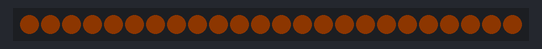
A sketch run on a simulated Arduino Uno, built with avr-gcc and run on an emulated ATmega328P. Parts: 24 RGB LEDs in strip order, left to right. Dim RGB values are drawn brighter than linear; random numbers use the default seed unless the sketch sets one.

Above: at 3.08 s.
At 13.15 s:
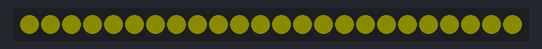
At 18.14 s:
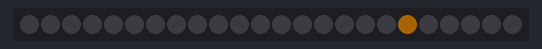
At 22.82 s:
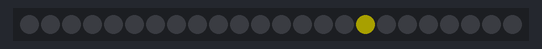
At 33.43 s:
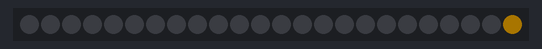
At 39.79 s:
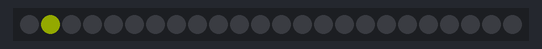

The sketch:

fastled-jack-o-lantern.ino
```cpp
// Based on the FastLED "100-lines-of-code" demo reel, showing just a few
// of the kinds of animation patterns you can quickly and easily
// compose using FastLED.
//
// This example also shows one easy way to define multiple
// animations patterns and have them automatically rotate.
//
// -Mark Kriegsman, December 2014

#include "FastLED.h"

#if FASTLED_VERSION < 3001000
#error "Requires FastLED 3.1 or later; check github for latest code."
#endif

#define DATA_PIN    0
#define LED_TYPE    WS2812B
#define COLOR_ORDER GRB
#define NUM_LEDS    24
#define BRIGHTNESS  64
#define FPS         60

#define ARRAY_SIZE(A) (sizeof(A) / sizeof((A)[0]))

CRGB leds[NUM_LEDS];

void setup() {
  delay(3000); // 3 second delay for recovery

  // tell FastLED about the LED strip configuration
  FastLED.addLeds<LED_TYPE, DATA_PIN, COLOR_ORDER>(leds, NUM_LEDS).setCorrection(TypicalLEDStrip);

  // set master brightness control
  FastLED.setBrightness(BRIGHTNESS);
}

typedef void (*SimplePatternList[])();

// List of patterns to cycle through.  Each is defined as a separate function below.
SimplePatternList gPatterns = { pulse, randomSparks };

uint8_t gCurrentPatternNumber = 0; // Index number of which pattern is current

uint8_t hue = random8(86); // red, orange, yellow, or green ("scary colors")

void loop()
{
  // Call the current pattern function once, updating the 'leds' array
  gPatterns[gCurrentPatternNumber]();

  // send the 'leds' array out to the actual LED strip
  FastLED.show();

  // insert a delay to keep the framerate modest
  FastLED.delay(1000 / FPS);

  // do some periodic updates
  EVERY_N_SECONDS( 10 ) {
    nextPattern();  // change patterns periodically
  }

  EVERY_N_SECONDS( 3 ) {
    hue = random8(86); // red, orange, yellow, or green ("scary colors")
  }

  random16_add_entropy( random() );
}

void nextPattern()
{
  // add one to the current pattern number, and wrap around at the end
  gCurrentPatternNumber = (gCurrentPatternNumber + 1) % ARRAY_SIZE( gPatterns);
}

void randomSparks()
{
  fill_solid(leds, NUM_LEDS, CRGB::Black);
  uint8_t i = random8(NUM_LEDS);
  leds[i] = CHSV(hue, 255, 255);
}

void pulse()
{
  uint8_t value = beatsin8(240);
  fill_solid(leds, NUM_LEDS, CHSV(hue, 255, value));
}
```
